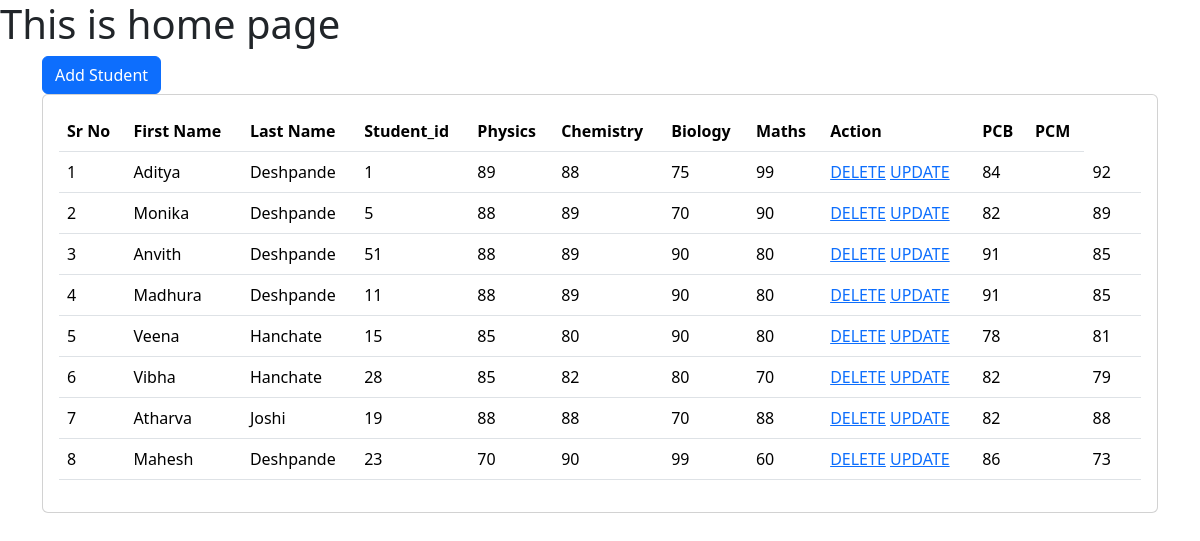
The app's page /students/home/ with its own data.
### students/models.py (models this page shows, shortened)
class Students(models.Model):
    firstname = models.CharField(max_length=20)
    lastname = models.CharField(max_length=20)
    student_id = models.CharField(max_length=100)
    phy=models.IntegerField(default=90)
    chem=models.IntegerField(default=90)
    bio=models.IntegerField(default=90)
    maths=models.IntegerField(default=90)
    pcb=models.IntegerField(default=90)
    pcm=models.IntegerField(default=90)

### students/views.py (the view)
# urls.py: path('home/', students_home),
def students_home(request):
    students = Students.objects.all()
    return render(request, "students/home.html", {
        'students':students
    })

### templates/students/home.html (shortened to what this page needs)
<!DOCTYPE html>
<html lang="en">
<head>
    <link href="https://cdn.jsdelivr.net/npm/bootstrap@5.3.2/dist/css/bootstrap.min.css" rel="stylesheet">
</head>
<body>
    <h1> This is home page</h1>
    <div class="container">
        <a class="btn btn-primary" href="/students/students_data" role="button">Add Student</a>
        <br>
    </div>
    <div class="container">
        <div class="row">
            <div class="col-md-12">
                <div class="card">
                    <div class="card-body">
                        <table class="table">
                            <thead>
                                <tr>
                                    <th>Sr No</th>
                                    <th>First Name</th>
                                    <th>Last Name</th>
                                    <th>Student_id</th>
                                    <th>Physics</th>
                                    <th>Chemistry</th>
                                    <th>Biology</th>
                                    <th>Maths</th>
                                    <th>Action</th>
                                    <th>PCB</th>
                                    <th>PCM</th>
                                </tr>
                            </thead>
                            <tbody>
                                {% for s in students %}
                                <tr>
                                    <td>{{forloop.counter}}</td>
                                    <td>{{s.firstname}}</td>
                                    <td>{{s.lastname}}</td>
                                    <td>{{s.student_id}}</td>
                                    <td>{{s.phy}}</td>
                                    <td>{{s.chem}}</td>
                                    <td>{{s.bio}}</td>
                                    <td>{{s.maths}}</td>
                                    <td>
                                        <a href="/students/delete-student/{{s.id}}">DELETE</a>
                                        <a href="/students/update-student/{{s.id}}">UPDATE</a>
                                    </td>
                                    <td>{{s.pcb}}<td>
                                    <td>{{s.pcm}}<td>
                                </tr>
                                {% endfor %}
                            </tbody>
                        </table>
                    </div>
                </div>
            </div>
        </div>
    </div>
</body>
</html>

### records on screen
Students: firstname "Aditya", lastname "Deshpande", student_id "1", phy "89", chem "88", bio "75", maths "99", pcb "84", pcm "92"
Students: firstname "Monika", lastname "Deshpande", student_id "5", phy "88", chem "89", bio "70", maths "90", pcb "82", pcm "89"
Students: firstname "Anvith", lastname "Deshpande", student_id "51", phy "88", chem "89", bio "90", maths "80", pcb "91", pcm "85"
Students: firstname "Madhura", lastname "Deshpande", student_id "11", phy "88", chem "89", bio "90", maths "80", pcb "91", pcm "85"
Students: firstname "Veena", lastname "Hanchate", student_id "15", phy "85", chem "80", bio "90", maths "80", pcb "78", pcm "81"
Students: firstname "Vibha", lastname "Hanchate", student_id "28", phy "85", chem "82", bio "80", maths "70", pcb "82", pcm "79"
Students: firstname "Atharva", lastname "Joshi", student_id "19", phy "88", chem "88", bio "70", maths "88", pcb "82", pcm "88"
Students: firstname "Mahesh", lastname "Deshpande", student_id "23", phy "70", chem "90", bio "99", maths "60", pcb "86", pcm "73"
